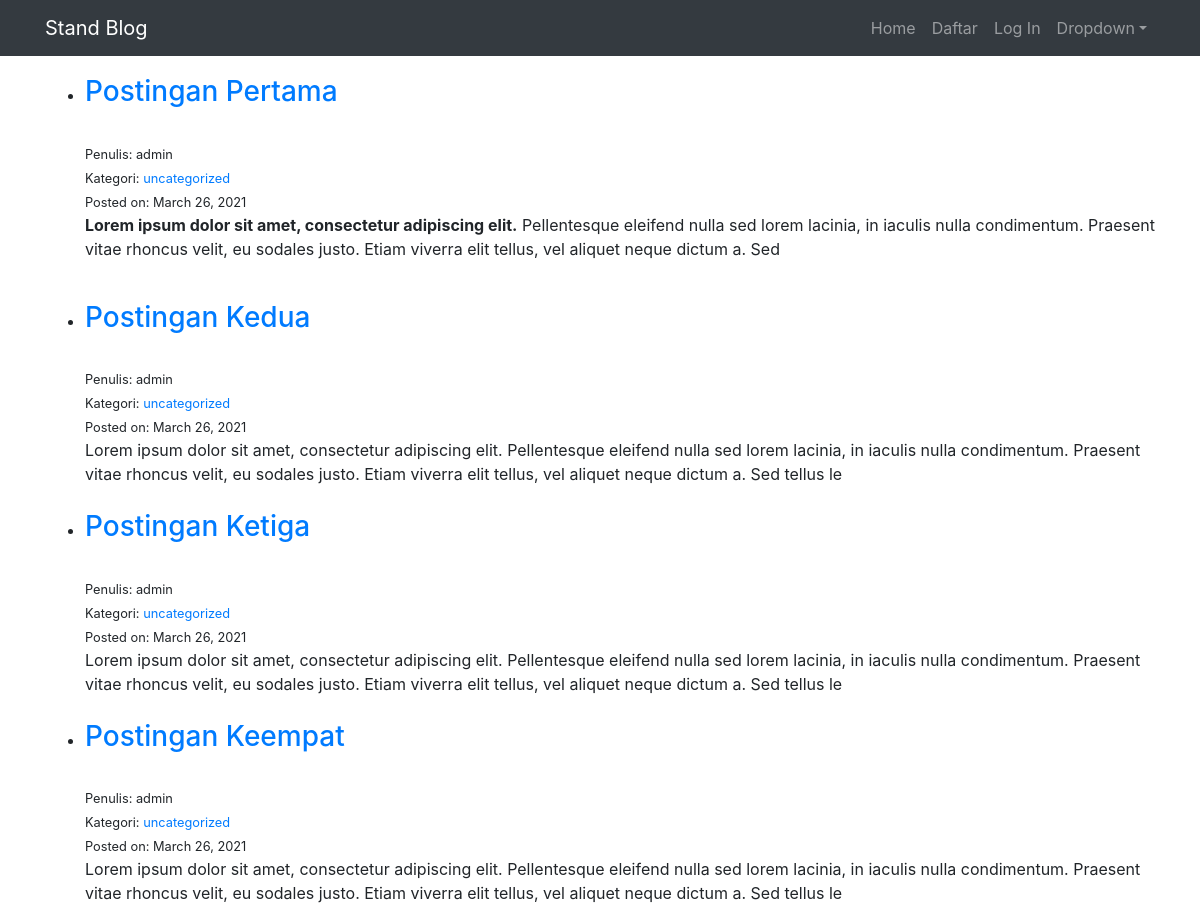
Before: / (upper part) with the older database file.
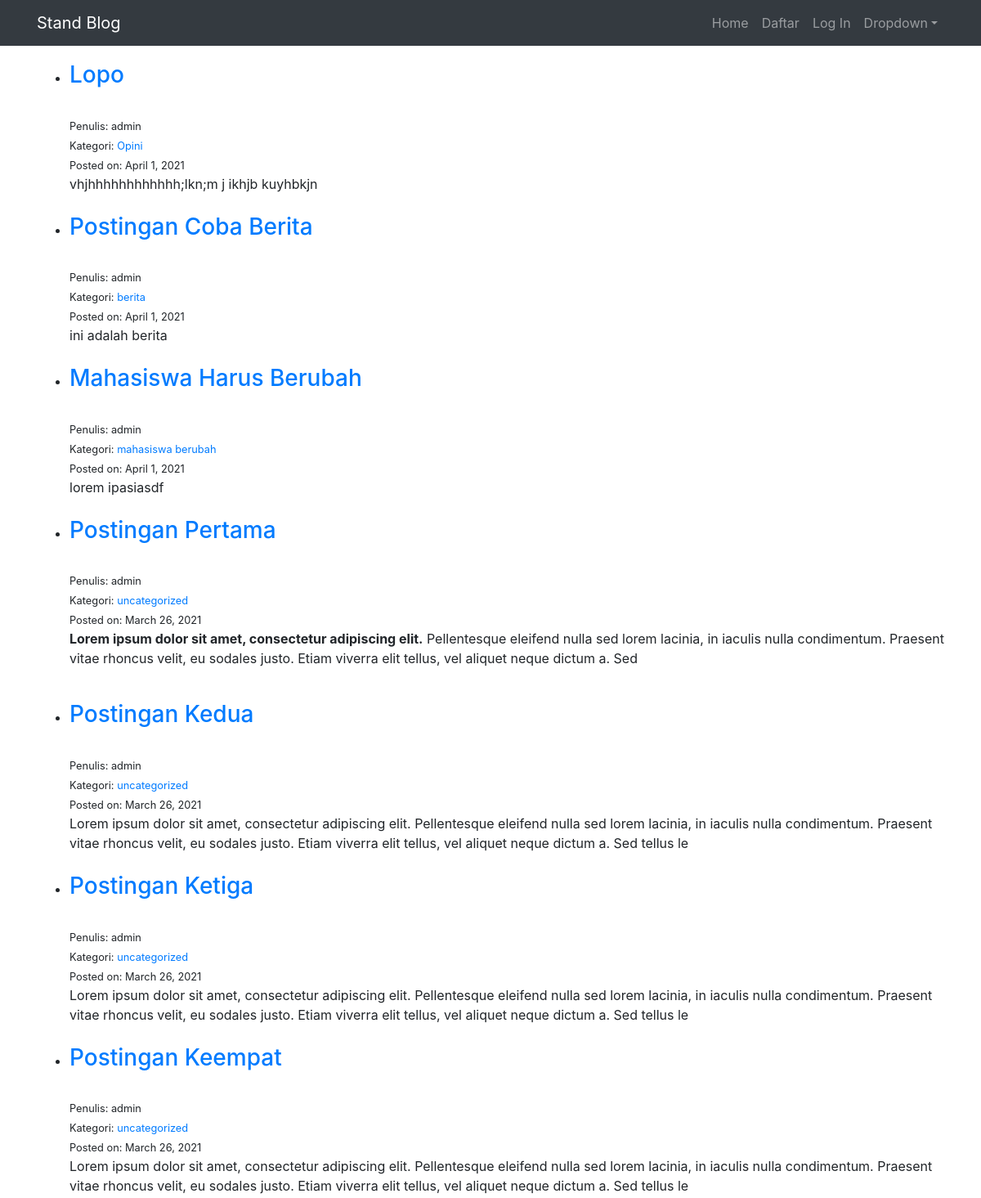
After: the same page with the newer database file.
### blog/models.py (models this page shows, shortened)
class Post(models.Model):
    judul = models.CharField(max_length=255)
    author = models.ForeignKey(User, on_delete=models.CASCADE)
    konten = models.TextField()
    pub_date = models.DateField(auto_now_add=True)
    kategori = models.CharField(max_length=255, default="uncategorized")

### blog/views.py (the view)
# urls.py: path('', HomeView.as_view(), name='home'),
class HomeView(ListView):
    model = Post
    template_name = 'blog/index.html'
    ordering =['-pub_date']

### blog/templates/blog/index.html (shortened to what this page needs)
{% extends 'base.html' %}
{% block content %}
	<ul>
		{% for post in object_list %}
			<li>
			<h3><a href="{% url 'detail-artikel' post.pk %}">{{ post.judul }}</a></h3>
			<br>
			<small>Penulis: {{ post.author }}
			<br>
			Kategori: <a href="{% url 'kategori' post.kategori|slugify %}">{{ post.kategori }}</a>
			<br>
			Posted on: {{ post.pub_date }}</small>
			<br>
			{{ post.konten|slice:":250"|safe }}
			</li>
			<br>
		{% endfor %}
	</ul>
{% endblock content %}

### templates/base.html (shortened to what this page needs)
<!DOCTYPE html>
<html>
	{% include 'head.html' %}
	<body>
		{% include 'navbar.html' %}
		<main role="main" class="flex-shrink-0">
			<div class="container">
				{% block content %}
				{% endblock content %}
            </div>
		</main>
	</body>
</html>

### templates/head.html (shortened to what this page needs)
{% load static %}
<head>
    <link rel="stylesheet" href="https://cdn.jsdelivr.net/npm/bootstrap@4.6.0/dist/css/bootstrap.min.css">
    <link rel="stylesheet" href="{% static 'css/bootstrap.min.css' %}" type="text/css">
    <link rel="stylesheet" href="{% static 'css/style.css' %}" type="text/css">
</head>

### templates/navbar.html (shortened to what this page needs)
<header class="">
  <nav class="navbar navbar-expand-md navbar-dark fixed-top bg-dark">
    <div class="container">
      <a class="navbar-brand" href="{% url 'home' %}">Stand Blog</a>
      <div class="collapse navbar-collapse" id="navbarResponsive">
        <ul class="navbar-nav ml-auto">
          <li class="nav-item">
            <a class="nav-link" href="{% url 'home' %}">Home
            </a>
          </li>
          {% if user.is_authenticated %}
          <li>
            <a href="{% url 'post-artikel' %}" class="nav-link">Buat Posting
            </a>
          </li>
          <li>
            <a href="{% url 'logout' %}" class="nav-link">Log Out
            </a>
          </li>
          {% else %}
          <li>
            <a href="{% url 'register' %}" class="nav-link">Daftar
            </a>
          </li>
          <li>
            <a href="{% url 'login' %}" class="nav-link">Log In
            </a>
          </li>
          {% endif %}
          <li class="nav-item dropdown">
            <a href="#" class="nav-link dropdown-toggle" id="navbarDropdown" role="button" data-toggle="dropdown" aria-haspopup="true" aria-expanded="false">Dropdown</a>
          </li>
        </ul>
      </div>
    </div>
  </nav>
</header>

### templates/javascript.html (shortened to what this page needs)
{% load static %}

### static/css/style.css (style rules this page uses)
main > .container { padding: 75px 15px 0px; }

Changed rows visible on the page:
added Post: judul "Lopo", author "admin", kategori "Opini", pub_date "April 1, 2021", konten "vhjhhhhhhhhhhhh;lkn;m j ikhjb kuyhbkjn"
added Post: judul "Postingan Coba Berita", author "admin", kategori "berita", pub_date "April 1, 2021", konten "ini adalah berita"
added Post: judul "Mahasiswa Harus Berubah", author "admin", kategori "mahasiswa berubah", pub_date "April 1, 2021", konten "lorem ipasiasdf"
